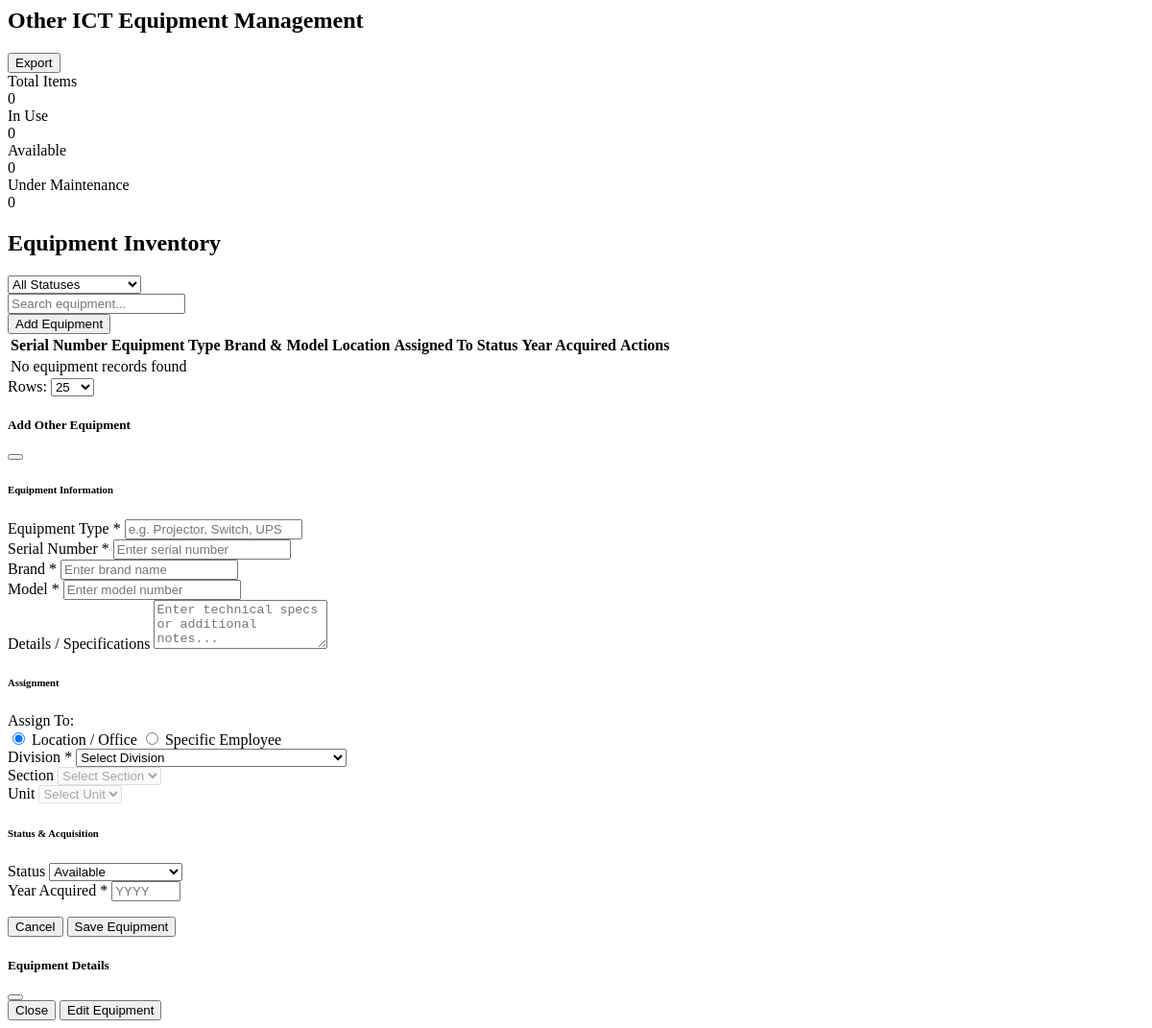
The page /modules/inventory/other_equipment.php on the database as committed earlier.
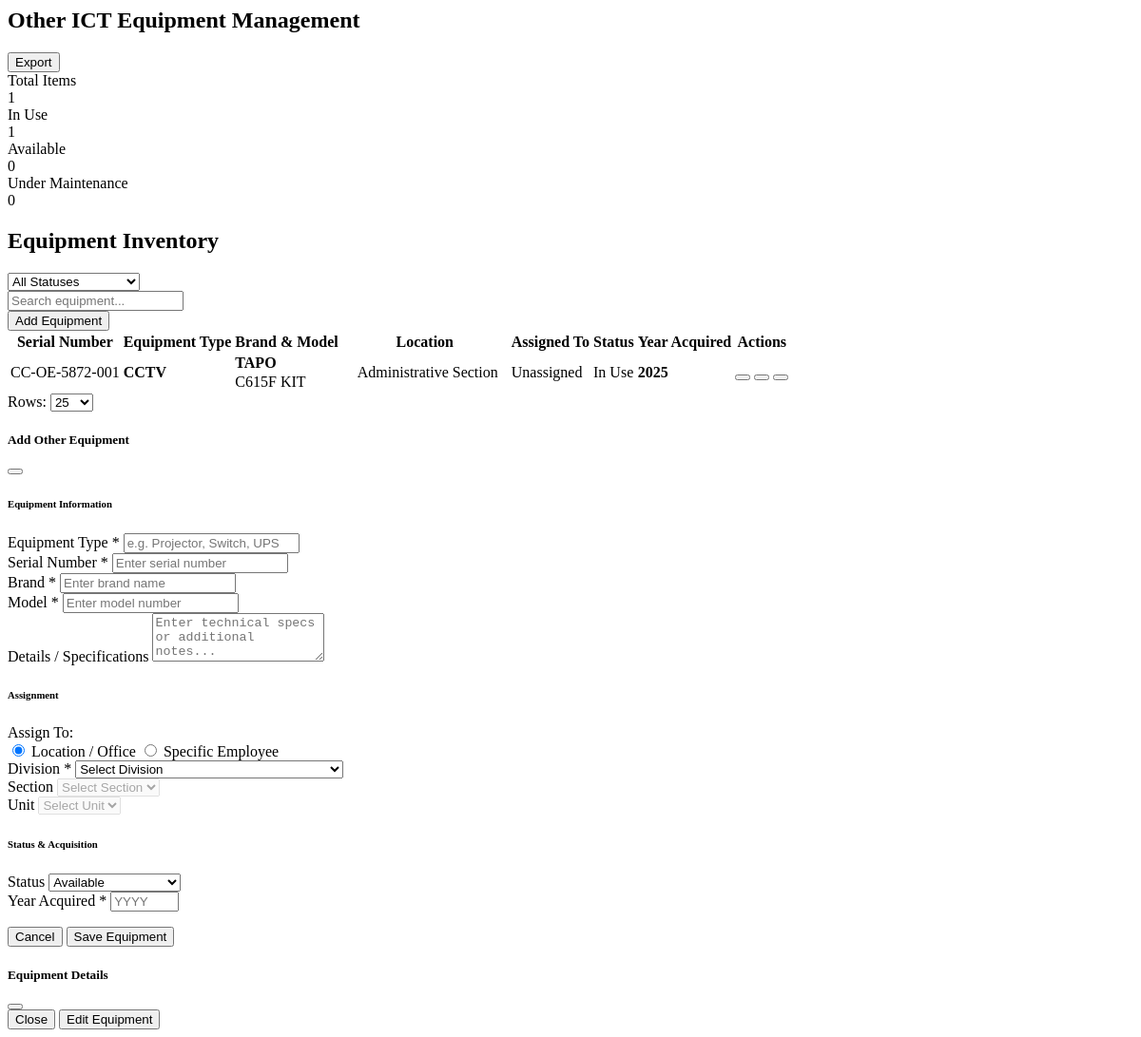
The same page on the database as committed later.
### tables this page shows
CREATE TABLE `tbl_otherequipment` (
  `otherEquipmentId` int(11) NOT NULL,
  `equipmentType` varchar(100) NOT NULL,
  `brand` varchar(100) DEFAULT NULL,
  `model` varchar(100) DEFAULT NULL,
  `details` text DEFAULT NULL,
  `serialNumber` varchar(150) DEFAULT NULL,
  `status` enum('Available','In Use','Under Maintenance','Disposed') DEFAULT 'Available',
  `yearAcquired` year(4) DEFAULT NULL,
  `location_id` int(11) NOT NULL,
  `employeeId` int(11) DEFAULT NULL,
  `createdAt` timestamp NOT NULL DEFAULT current_timestamp(),
  `updatedAt` timestamp NULL DEFAULT NULL ON UPDATE current_timestamp()
);

CREATE TABLE `location` (
  `location_id` int(11) NOT NULL,
  `location_name` varchar(255) NOT NULL,
  `location_type_id` int(11) NOT NULL,
  `parent_location_id` int(11) DEFAULT NULL,
  `created_at` timestamp NOT NULL DEFAULT current_timestamp(),
  `is_deleted` enum('0','1') NOT NULL DEFAULT '0'
);

### modules/inventory/other_equipment.php (the view, shortened to what this page needs)
<?php
$db = getDB();
$stmt = $db->query("
    SELECT
        o.*,
        CONCAT_WS(' ', e.firstName, e.middleName, e.lastName) as employeeName,
        l.location_name
    FROM tbl_otherequipment o
    LEFT JOIN tbl_employee e ON o.employeeId = e.employeeId
    LEFT JOIN location l ON o.location_id = l.location_id
    ORDER BY o.otherEquipmentId DESC
");
$equipment = $stmt->fetchAll();
$totalItems = count($equipment);
$inUseCount = count(array_filter($equipment, fn($o) => $o['employeeId'] != null || $o['status'] == 'In Use'));
$availableCount = count(array_filter($equipment, fn($o) => $o['employeeId'] == null && $o['status'] == 'Available'));
$maintenanceCount = count(array_filter($equipment, fn($o) => $o['status'] == 'Under Maintenance'));
?>
<link rel="stylesheet" href="assets/css/other_equipment.css?v=<?php echo time()?>">
<div class="page-header">
    <h2>
        Other ICT Equipment Management
    </h2>
    <div class="header-actions">
        <button class="btn btn-secondary">
            Export
        </button>
    </div>
</div>
<div class="stats-grid">
    <div class="stat-card">
        <div class="stat-label">Total Items</div>
        <div class="stat-value"><?php echo $totalItems; ?></div>
    </div>
    <div class="stat-card">
        <div class="stat-label">In Use</div>
        <div class="stat-value"><?php echo $inUseCount; ?></div>
    </div>
    <div class="stat-card">
        <div class="stat-label">Available</div>
        <div class="stat-value"><?php echo $availableCount; ?></div>
    </div>
    <div class="stat-card">
        <div class="stat-label">Under Maintenance</div>
        <div class="stat-value"><?php echo $maintenanceCount; ?></div>
    </div>
</div>
<div class="data-table-container">
    <div class="table-header">
        <h2 class="table-title">
            Equipment Inventory
        </h2>
        <div class="table-controls">
            <div class="filter-group">
                <select id="statusFilter" onchange="filterOtherEquipment()">
                    <option value="">All Statuses</option>
                </select>
            </div>
            <div class="search-box">
                <input type="text" id="otherSearch" placeholder="Search equipment..." oninput="filterOtherEquipment()">
            </div>
            <button class="btn btn-primary" onclick="openAddOtherEquipment()">
                Add Equipment
            </button>
        </div>
    </div>
    <div class="data-table">
        <table id="otherTable">
            <thead>
                <tr>
                    <th>Serial Number</th>
                    <th>Equipment Type</th>
                    <th>Brand & Model</th>
                    <th>Location</th>
                    <th>Assigned To</th>
                    <th>Status</th>
                    <th>Year Acquired</th>
                    <th class="col-actions">Actions</th>
                </tr>
            </thead>
            <tbody id="otherTableBody">
                <?php if (empty($equipment)): ?>
                <tr>
                    <td colspan="8" class="empty-state">
                        <p>No equipment records found</p>
                    </td>
                </tr>
                <?php else: ?>
                    <?php foreach ($equipment as $o): ?>
                    <?php
                        $displayStatus = $o['employeeId'] ? 'In Use' : $o['status'];
                        $statusClass = match($displayStatus) {
                            'Available' => 'available',
                            'In Use' => 'in-use',
                            'Under Maintenance' => 'maintenance',
                            'Disposed' => 'disposed',
                            default => 'available'
                        };
                    ?>
                    <tr data-equipment-id="<?php echo $o['otherEquipmentId']; ?>"
                        data-serial="<?php echo strtolower($o['serialNumber']); ?>"
                        data-type="<?php echo strtolower($o['equipmentType']); ?>"
                        data-brand="<?php echo strtolower($o['brand'] . ' ' . $o['model']); ?>"
                        data-location="<?php echo strtolower($o['location_name']); ?>"
                        data-employee="<?php echo strtolower($o['employeeName'] ?? ''); ?>"
                        data-status="<?php echo $displayStatus; ?>"
                        data-year="<?php echo $o['yearAcquired']; ?>">
                        <td>
                            <span class="serial-number"><?php echo htmlspecialchars($o['serialNumber']); ?></span>
                        </td>
                        <td>
                            <div class="equipment-type">
                                <?php echo htmlspecialchars($o['equipmentType']); ?>
                            </div>
                        </td>
                        <td>
                            <div class="brand-model">
                                <strong><?php echo htmlspecialchars($o['brand']); ?></strong>
                                <span><?php echo htmlspecialchars($o['model']); ?></span>
                            </div>
                        </td>
                        <td>
                            <div class="location-badge">
                                <?php echo htmlspecialchars($o['location_name']); ?>
                            </div>
                        </td>
                        <td>
                            <?php if ($o['employeeName']): ?>
                                <div class="assigned-employee">
                                    <i class="fas fa-user"></i>
                                    <?php echo htmlspecialchars($o['employeeName']); ?>
                                </div>
                            <?php else: ?>
                                <span class="text-muted">Unassigned</span>
                            <?php endif; ?>
                        </td>
                        <td>
                            <span class="status-badge status-<?php echo $statusClass; ?>">
                                <?php echo $displayStatus; ?>
                            </span>
                        </td>
                        <td>
                            <span class="year-acquired"><?php echo htmlspecialchars($o['yearAcquired']); ?></span>
                        </td>
                        <td>
                            <div class="action-buttons">
                                <button class="btn-action btn-view" title="View Details" onclick="viewOtherEquipment(<?php echo $o['otherEquipmentId']; ?>)">
                                </button>
                                <button class="btn-action btn-edit" title="Edit" onclick="editOtherEquipment(<?php echo $o['otherEquipmentId']; ?>)">
                                </button>
                                <button class="btn-action btn-delete" title="Delete" onclick="deleteOtherEquipment(<?php echo $o['otherEquipmentId']; ?>)">
                                </button>
                            </div>
                        </td>
                    </tr>
                    <?php endforeach; ?>
                <?php endif; ?>
            </tbody>
        </table>
    </div>
    <div class="table-footer">
        <div class="per-page-control">
            <label>Rows:
                <select id="perPageSelect" onchange="changePerPage()">
                    <option value="25" selected>25</option>
                </select>
            </label>
        </div>
    </div>
</div>
<?php include '../../includes/components/other_equipment_modals.php'; ?>

### includes/components/other_equipment_modals.php (shortened to what this page needs)
<div class="modal fade" id="otherModal" tabindex="-1" aria-hidden="true">
    <div class="modal-dialog modal-lg">
        <div class="modal-content">
            <div class="modal-header">
                <h5 class="modal-title" id="otherModalTitle">
                    Add Other Equipment
                </h5>
                <button type="button" class="btn-close" data-bs-dismiss="modal" aria-label="Close"></button>
            </div>
            <div class="modal-body">
                <form id="otherForm">
                    <div class="form-section">
                        <h6 class="form-section-title">
                            Equipment Information
                        </h6>
                        <div class="row mb-3">
                            <div class="col-md-6">
                                <label class="form-label">Equipment Type <span class="text-danger">*</span></label>
                                <input type="text" class="form-control" id="otherType" required placeholder="e.g. Projector, Switch, UPS">
                            </div>
                            <div class="col-md-6">
                                <label class="form-label">Serial Number <span class="text-danger">*</span></label>
                                <input type="text" class="form-control" id="otherSerial" required placeholder="Enter serial number">
                            </div>
                        </div>
                        <div class="row mb-3">
                            <div class="col-md-6">
                                <label class="form-label">Brand <span class="text-danger">*</span></label>
                                <input type="text" class="form-control" id="otherBrand" required placeholder="Enter brand name">
                            </div>
                            <div class="col-md-6">
                                <label class="form-label">Model <span class="text-danger">*</span></label>
                                <input type="text" class="form-control" id="otherModel" required placeholder="Enter model number">
                            </div>
                        </div>
                        <div class="mb-3">
                            <label class="form-label">Details / Specifications</label>
                            <textarea class="form-control" id="otherDetails" rows="3" placeholder="Enter technical specs or additional notes..."></textarea>
                        </div>
                    </div>
                    <div class="form-section">
                        <h6 class="form-section-title">
                            Assignment
                        </h6>
                        <div class="mb-3">
                            <label class="form-label d-block">Assign To:</label>
                            <div class="btn-group w-100" role="group">
                                <input type="radio" class="btn-check" name="assignType" id="typeLocation" value="location" checked onchange="toggleAssignmentType()">
                                <label class="btn btn-outline-primary" for="typeLocation"><i class="fas fa-building"></i> Location / Office</label>
                                <input type="radio" class="btn-check" name="assignType" id="typeEmployee" value="employee" onchange="toggleAssignmentType()">
                                <label class="btn btn-outline-primary" for="typeEmployee"><i class="fas fa-user"></i> Specific Employee</label>
                            </div>
                        </div>
                        <div id="locationContainer">
                            <div class="row g-2">
                                <div class="col-md-12">
                                    <label class="small text-muted">Division <span class="text-danger">*</span></label>
                                    <select class="form-select" id="locDivision">
                                        <option value="">Select Division</option>
                                    </select>
                                </div>
                                <div class="col-md-6">
                                    <label class="small text-muted">Section</label>
                                    <select class="form-select" id="locSection" disabled>
                                        <option value="">Select Section</option>
                                    </select>
                                </div>
                                <div class="col-md-6">
                                    <label class="small text-muted">Unit</label>
                                    <select class="form-select" id="locUnit" disabled>
                                        <option value="">Select Unit</option>
                                    </select>
                                </div>
                            </div>
                        </div>
                    </div>
                    <div class="form-section">
                        <h6 class="form-section-title">
                            Status & Acquisition
                        </h6>
                        <div class="row mb-3">
                            <div class="col-md-6">
                                <label class="form-label">Status</label>
                                <select class="form-select" id="otherStatus">
                                    <option value="Available">Available</option>
                                </select>
                            </div>
                            <div class="col-md-6">
                                <label class="form-label">Year Acquired <span class="text-danger">*</span></label>
                                <input type="number" class="form-control" id="otherYear" required min="2000" max="2030" placeholder="YYYY">
                            </div>
                        </div>
                    </div>
                </form>
            </div>
            <div class="modal-footer">
                <button type="button" class="btn btn-secondary" data-bs-dismiss="modal">
                    Cancel
                </button>
                <button type="button" class="btn btn-primary" onclick="saveOtherEquipment()">
                    Save Equipment
                </button>
            </div>
        </div>
    </div>
</div>
<div class="modal fade" id="viewOtherModal" tabindex="-1" aria-hidden="true">
    <div class="modal-dialog modal-lg">
        <div class="modal-content">
            <div class="modal-header">
                <h5 class="modal-title">
                    Equipment Details
                </h5>
                <button type="button" class="btn-close" data-bs-dismiss="modal" aria-label="Close"></button>
            </div>
            <div class="modal-footer">
                <button type="button" class="btn btn-secondary" data-bs-dismiss="modal">
                    Close
                </button>
                <button type="button" class="btn btn-primary" onclick="editFromView()">
                    Edit Equipment
                </button>
            </div>
        </div>
    </div>
</div>

### public/assets/css/other_equipment.css (style rules this page uses)
.equipment-type { display: flex; align-items: center; gap: var(--space-2); font-weight: 600; color: var(--text-dark); }
.brand-model { display: flex; flex-direction: column; gap: 2px; }
.brand-model strong { color: var(--text-dark); font-size: var(--text-base); }
.brand-model span { color: var(--text-medium); font-size: var(--text-sm); }
.location-badge { display: inline-flex; align-items: center; gap: 6px; font-size: var(--text-sm); color: var(--text-medium); background: var(--bg-light); padding: 5px 10px; border-radius: var(--radius-sm); border: 1px solid var(--border-color); }
.year-acquired { font-weight: 600; color: var(--text-dark); }
.btn-outline-primary { background: transparent; color: var(--primary-green); border: 1.5px solid var(--primary-green); }

Rows that differ between the two databases and show on the page:
added tbl_otherequipment: inUseCount "1", availableCount "0", status "0", serialNumber "CC-OE-5872-001", equipmentType "CCTV", brand "TAPO", model "C615F KIT", location.location_name "Administrative Section", status "In Use", yearAcquired "2025"
Other text that changed with them:
$totalItems: "0" → "1"
$inUseCount: "0" → (not shown)
$availableCount: "0" → (not shown)
$maintenanceCount: "0" → (not shown)
text no longer shown: "No equipment records found"
